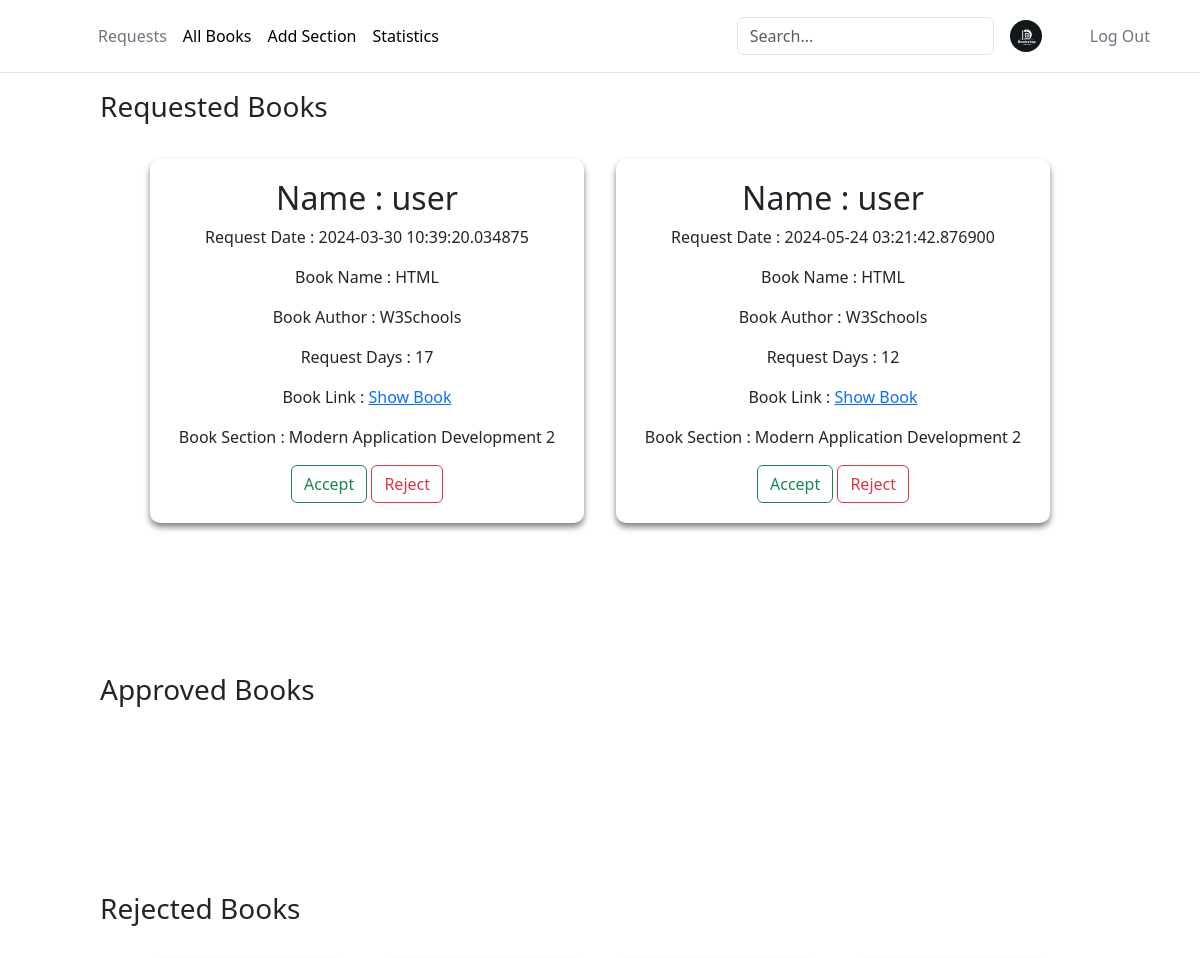
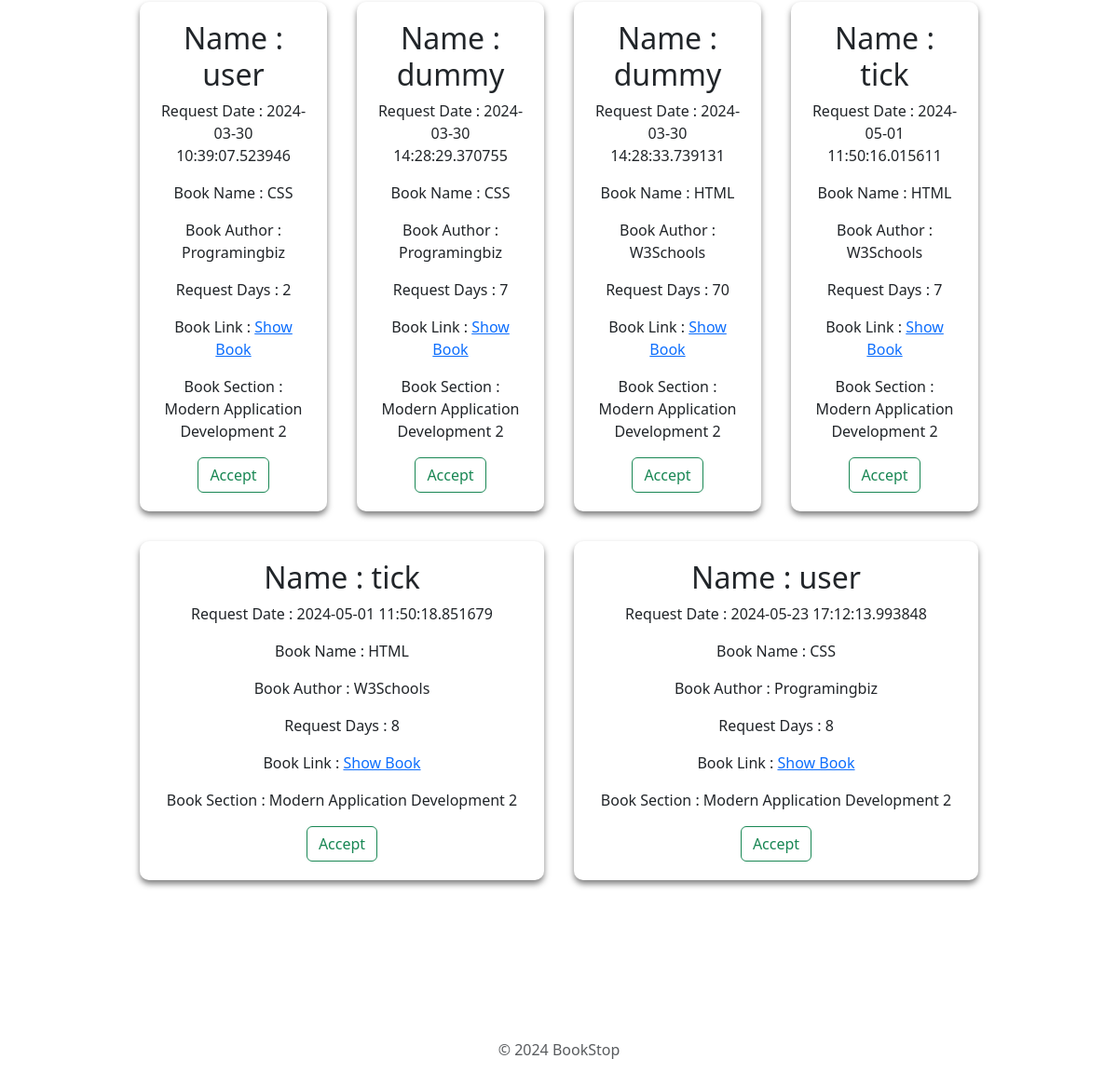
The page /requestedBooks (signed in) on the database as committed earlier (2 pictures, top to bottom).
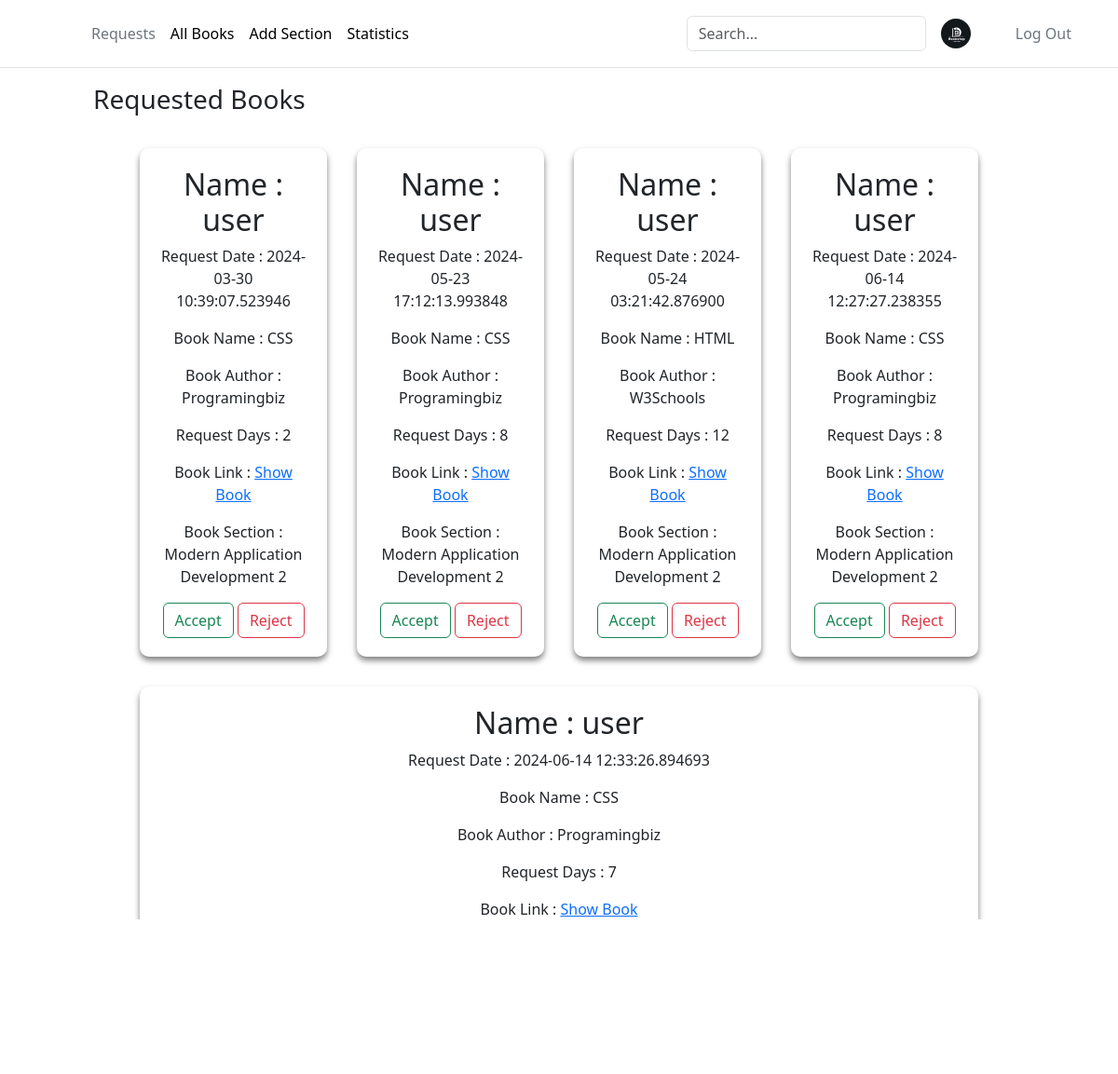
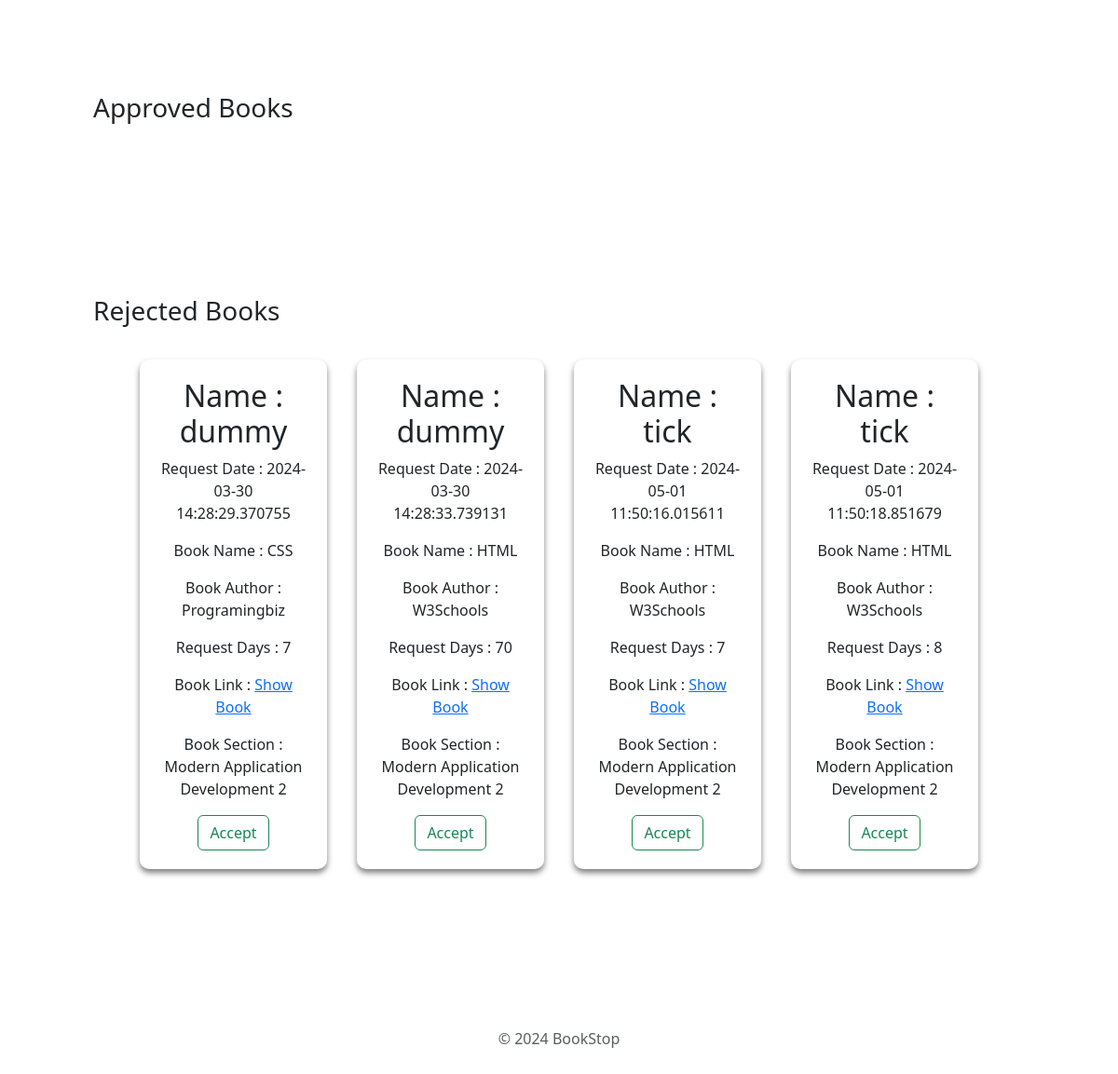
The same page on the database as committed later (2 pictures, top to bottom).
### app.py (models this page shows)
class BookIssue(db.Model):
    __tablename__ = 'BookIssue'
    IssueId = db.Column(db.Integer, autoincrement=True, primary_key=True)
    UserId = db.Column(db.Integer, db.ForeignKey(User.UserId), nullable=False)
    BookId = db.Column(db.Integer, db.ForeignKey(Books.BookId), nullable=False)
    SectionId = db.Column(db.Integer, db.ForeignKey(Section.SectionId), nullable=False)
    RequestDate = db.Column(db.DateTime, nullable=False, default=datetime.datetime.utcnow)
    Days = db.Column(db.Integer, nullable=False)
    IssueDate = db.Column(db.String)
    IssueStatus = db.Column(db.String, nullable=False)
    LastIssueStatusDate = db.Column(db.String)

### app.py (the view, shortened to what this page needs)
@app.route("/requestedBooks", methods=["GET","POST"])
def requestedBooks():
    if 'admin_id' not in session:
        return redirect(url_for('librarianLogin'))
    BookIssueMergeTable = BookIssueMerge.query.filter(
        BookIssueMerge.Section_Title.isnot(None),
        BookIssueMerge.Author.isnot(None),
        BookIssueMerge.Book_Title.isnot(None),
        BookIssueMerge.IssueStatus == "requested",
        BookIssueMerge.UserName.isnot(None)).all()
    ApprovedBookIssueMergeTable = BookIssueMerge.query.filter(
        BookIssueMerge.Section_Title.isnot(None),
        BookIssueMerge.Author.isnot(None),
        BookIssueMerge.Book_Title.isnot(None),
        BookIssueMerge.IssueStatus == "Approved",
        BookIssueMerge.UserName.isnot(None)).all()
    RejectedBookIssueMergeTable = BookIssueMerge.query.filter(
        BookIssueMerge.Section_Title.isnot(None),
        BookIssueMerge.Author.isnot(None),
        BookIssueMerge.Book_Title.isnot(None),
        BookIssueMerge.IssueStatus == "Rejected",
        BookIssueMerge.UserName.isnot(None)).all()
    return render_template("requestBooks.html", books=BookIssueMergeTable, approvedBooks = ApprovedBookIssueMergeTable, rejectedBooks = RejectedBookIssueMergeTable)

### app/templates/requestBooks.html (shortened to what this page needs)
<!DOCTYPE html>
<html lang="en">
  <head>
    <link rel="stylesheet" href="/static/add-section.css" />
    {% include 'bootstrap.html' %}
  </head>
  <body>
    <div>
      {% include 'headerAdmin.html' %}
      <div>
        <h3 class="firstHeading">Requested Books</h3>
        <div class="main-container">
          {% for book in books %}
          <div class="section-container" id="1">
            <h2>Name : {{book.UserName}}</h2>
            <p>Request Date : {{book.RequestDate}}</p>
            <p>Book Name : {{book.Book_Title}}</p>
            <p>Book Author : {{book.Author}}</p>
            <p>Request Days : {{book.Days}}</p>
            <p>
              Book Link :
              <a href="{{ url_for('download_book', filename=book.Book_Link) }}"
                >Show Book</a
              >
            </p>
            <div>
              <p>Book Section : {{book.Section_Title}}</p>
            </div>
            <form
              action="/requestedBooks"
              method="post"
              style="display: inline"
            >
              <button type="submit" class="btn btn-outline-success">
                Accept
              </button>
            </form>
            <form
              action="/requestedBooks"
              method="post"
              style="display: inline"
            >
              <button type="submit" class="btn btn-outline-danger">
                Reject
              </button>
            </form>
          </div>
          {% endfor %}
        </div>
        <h3>Approved Books</h3>
        <div class="main-container">
        </div>
        <h3>Rejected Books</h3>
        <div class="main-container">
          {% for book in rejectedBooks %}
          <div class="section-container" id="1">
            <h2>Name : {{book.UserName}}</h2>
            <p>Request Date : {{book.RequestDate}}</p>
            <p>Book Name : {{book.Book_Title}}</p>
            <p>Book Author : {{book.Author}}</p>
            <p>Request Days : {{book.Days}}</p>
            <p>
              Book Link :
              <a href="{{ url_for('download_book', filename=book.Book_Link) }}"
                >Show Book</a
              >
            </p>
            <div>
              <p>Book Section : {{book.Section_Title}}</p>
            </div>
            <form
              action="/requestedBooks"
              method="post"
              style="display: inline"
            >
              <button type="submit" class="btn btn-outline-success">
                Accept
              </button>
            </form>
          </div>
          {% endfor %}
        </div>
        {% include 'footer.html' %}
      </div>
    </div>
  </body>
</html>

Rows that differ between the two databases and show on the page:
no longer on this page (row edited): BookIssue: UserName "user", RequestDate "2024-03-30 10:39:20.034875", Book_Title "HTML", Author "W3Schools", Days "17", Section_Title "Modern Application Development 2", shown under "Requested Books"
changed BookIssue (number 1 of 9 on the later page): moves from the list under "Rejected Books" to the list under "Requested Books"
changed BookIssue (number 2 of 9 on the later page): moves from the list under "Rejected Books" to the list under "Requested Books"
added BookIssue: UserName "user", RequestDate "2024-06-14 12:27:27.238355", Book_Title "CSS", Author "Programingbiz", Days "8", Section_Title "Modern Application Development 2", shown under "Requested Books"
added BookIssue: UserName "user", RequestDate "2024-06-14 12:33:26.894693", Book_Title "CSS", Author "Programingbiz", Days "7", shown under "Requested Books"
